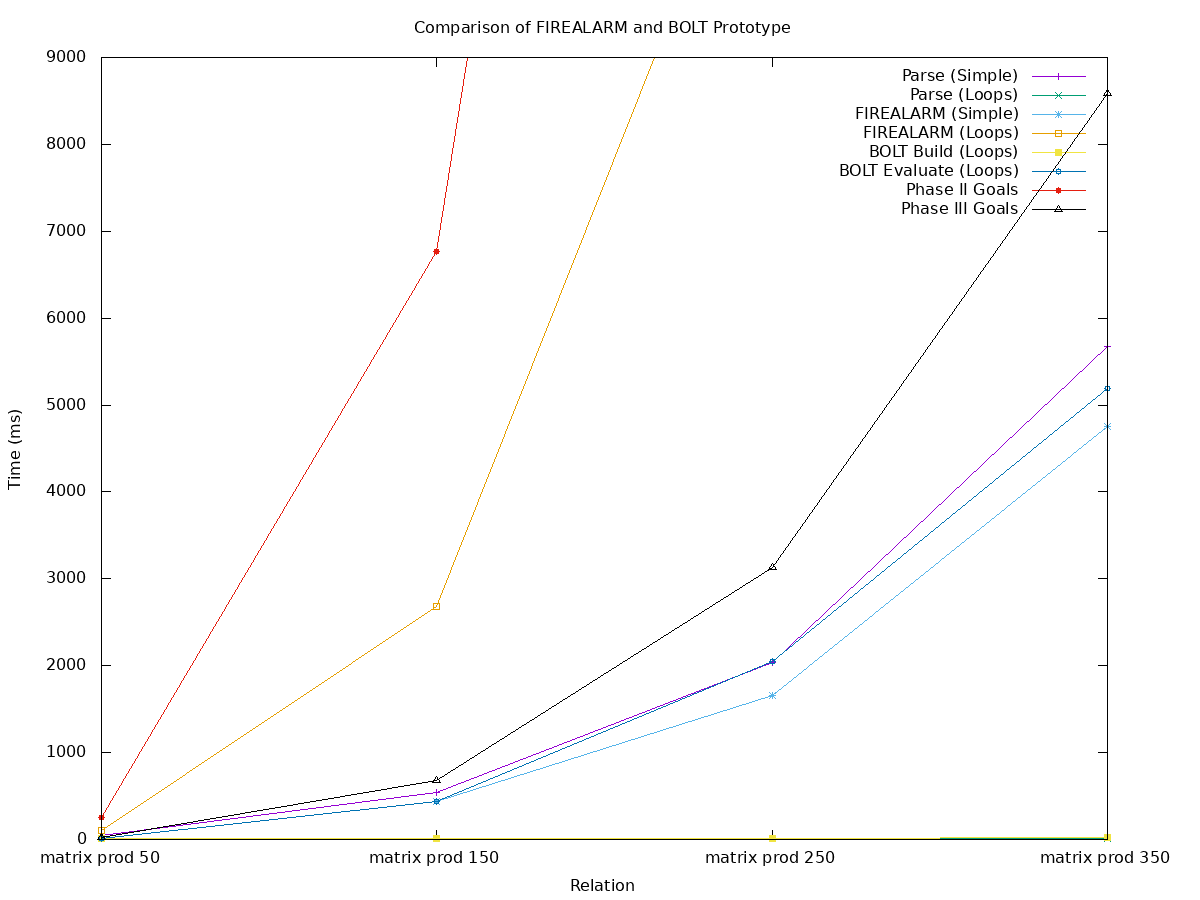

Write the gnuplot code that produced this figure.
set datafile separator ','
set key autotitle columnhead
unset autoscale y
set yrange [0:9000]
set title 'Comparison of FIREALARM and BOLT Prototype'
set xlabel 'Relation'
set ylabel 'Time (ms)'
set terminal png size 1200,900
set output 'timing_motivation.png'
plot 'timing_motivation.csv' using 3:xtic(1) with linespoints, \
     '' using 4:xtic(1) with linespoints, \
     '' using 5:xtic(1) with linespoints, \
     '' using 6:xtic(1) with linespoints, \
     '' using 8:xtic(1) with linespoints, \
     '' using 10:xtic(1) with linespoints, \
     '' using 11:xtic(1) with linespoints, \
     '' using 12:xtic(1) with linespoints
